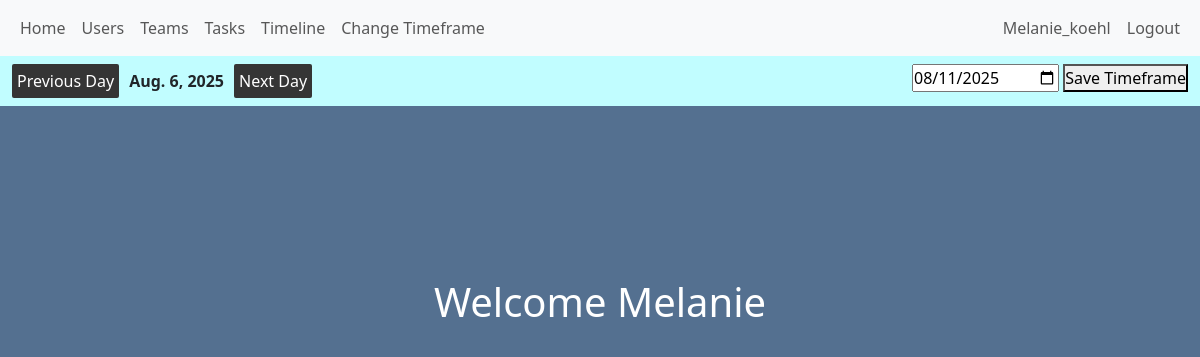
Page / (signed in) on the committed database.
### users/models.py (models this page shows)
class CustomUser(AbstractUser):
    ROLE_CHOICES = (
        ("member", "Member"),
        ("team_lead", "Team Lead"),
        ("supervisor", "Supervisor"),
    )
    role = models.CharField(max_length=50, choices=ROLE_CHOICES)
    def __str__(self):
        return self.username

### distributor/models.py (models this page shows)
class Project(models.Model):
    start_date = models.DateField()
    end_date = models.DateField()
    order_counter = models.IntegerField(default=0)
    current_date = models.DateField(default=date.today)

### project_management_tool/views.py (the view)
# urls.py: 2. Add a URL to urlpatterns:  path('', views.home, name='home')
def home(request):
    return render(request, 'home.html')

### distributor/forms.py
class ProjectTimeframeForm(forms.ModelForm):
    class Meta:
        model = Project
        fields = ["start_date", "end_date"]
        widgets = {
            'start_date': forms.DateInput(attrs={'id': 'start_date_input_project', 'placeholder': 'Start Date', 'type': 'date'}),
            'end_date': forms.DateInput(attrs={'id': 'end_date_input_project', 'placeholder': 'End Date', 'type': 'date'})
        }

class DefineCurrentDate(forms.ModelForm):
    class Meta:
        model = Project
        fields = ['current_date']
        widgets = {'current_date': forms.DateInput(attrs={'id': 'current_date_input', 'placeholder': 'Current Date', 'type': 'date'})}

### distributor/context_processors.py (called while the page is built)
def global_project_timeframe_form(request):
    return {
        "global_project_timeframe_form": ProjectTimeframeForm(),
    }

def global_project_timeframe(request):
    project_time_frame = Project.objects.first()
    if project_time_frame:
        return {
            "global_project_timeframe": project_time_frame,
        }
    else:
        return {
            "global_project_timeframe": 'No values picked yet',
        }

def global_define_current_date_form(request):
    return {
        "global_define_current_date_form": DefineCurrentDate(),
    }

def global_project_info(request):
    project = Project.objects.first()
    if project:
        return {
            "project": project,
        }
    else:
        return {
            "project": 'No values picked yet',
        }

def global_number_new_messages_user(request):
    if request.user.is_authenticated:
        number_new_messages = Message.objects.filter(
            user=request.user, status="unread"
        ).count()
    else:
        number_new_messages = 0
    return {
        "number_new_messages": number_new_messages
    }

### templates/home.html (shortened to what this page needs)
{% extends 'base.html' %}
{% block content %}
    <div class="homepage_container">
        <div class="homepage_content">
            {% if user.is_authenticated %}
                <h1>Welcome {{ user.first_name }}</h1>
            {% else %}
                <h1>Homepage</h1>
            {% endif %}
        </div>
    </div>
{% endblock %}

### templates/base.html (shortened to what this page needs)
{% load static %}
<!DOCTYPE html>
<html lang="en">
<head>
    <link href="https://cdn.jsdelivr.net/npm/bootstrap@5.3.7/dist/css/bootstrap.min.css" rel="stylesheet"
>
    <link rel="stylesheet" href="{% static 'css/style.css' %}">
</head>
<body>
<header>
    <nav class="navbar navbar-expand-lg bg-body-tertiary">
        <div class="container-fluid">
            <div class="collapse navbar-collapse" id="navbarNav">
                <ul class="navbar-nav">
                    <div class="internal_navbar_container">
                        <div class="common_links_base_navbar">
                            <li>
                                <a class="nav-link" href='{% url 'home' %}'>Home</a>
                            </li>
                            <li class="nav-item">
                                <a class="nav-link" href="{% url 'users' %}">Users</a>
                            </li>
                            <li class="nav-item">
                                <a class="nav-link" href="{% url 'teams' %}">Teams</a>
                            </li>
                            <li class="nav-item">
                                <a class="nav-link" href="{% url 'tasks' %}">Tasks</a>
                            </li>
                            <li class="nav-item">
                                <a class="nav-link" href="{% url 'timeline' %}">Timeline</a>
                            </li>
                            <li>
                                <a class="nav-link" href="{% url 'change_project_page' %}">Change Timeframe</a>
                            </li>
                        </div>
                        <div class="user_view">
                            {% if user.is_authenticated %}
                                <a class="nav-link" href="{% url 'profile_page' user.id %}">{{ user }}</a>
                                <a class="nav-link" href="{% url 'logout_view' %}">Logout</a>
                            {% else %}
                                <a class="nav-link" href="{% url 'login_view' %}">Login</a>
                                <a class="nav-link" href="{% url 'register_view' %}">Register</a>
                            {% endif %}
                        </div>
                    </div>
                </ul>
            </div>
        </div>
    </nav>
<nav id="prototype_tester" class="navbar navbar-expand-lg bg-body-tertiary">
        <div class="container-fluid">
            <ul class="navbar-nav">
                <ul class="navbar-nav">
                    <div class="prototype_workflow">
                        <div class="next_and_previous_buttons">
                            <form method="POST" action="{% url 'current_date_previous_date' %}">
                                <button>Previous Day</button>
                            </form>
                            <strong>
                                {{ project.current_date }}
                            </strong>
                            <form method="POST" action="{% url 'current_date_next_date' %}">
                                <button>Next Day</button>
                            </form>
                        </div>
                        <div class="change_current_date_forms">
                            <form method="POST" action="{% url 'define_current_date' %}">
                                {{ global_define_current_date_form.current_date }}
                                <button type="submit">Save Timeframe</button>
                            </form>
                        </div>
                    </div>
                </ul>
            </ul>
        </div>
    </nav>
</header>
<main>
    {% block content %}
    {% endblock %}
</main>
</body>
</html>

### distributor/static/css/style.css (style rules this page uses)
* { padding: 0; margin: 0 }
body { min-height: 200vh; }
.navbar-nav { width: 100% !important; }
.internal_navbar_container { display: flex; justify-content: space-between; width: 100% }
.common_links_base_navbar { display: flex; }
.user_view { display: flex; }
.homepage_container { display: flex; justify-content: center; align-items: center; }
.homepage_content { width: 50vw; height: 50vh; display: flex; justify-content: center; align-items: center; }
#prototype_tester { background: #c1fdff !important; }
.prototype_workflow { display: flex; justify-content: space-between; width: 100%; }
.next_and_previous_buttons { display: flex; gap: 10px; align-items: center; }
.next_and_previous_buttons button { padding: 5px; border-radius: 2px; border: none; background: #353535; color: white; }
.change_current_date_forms { display: flex; gap: 10px; }

### templates/home.html (style rules this page uses)
body { background-color: rgba(0, 42, 90, 0.67); }
h1 { color: white; }

### rows in the picture
CustomUser: username "Melanie_koehl", first_name "Melanie"
Project: current_date "Aug. 6, 2025"
